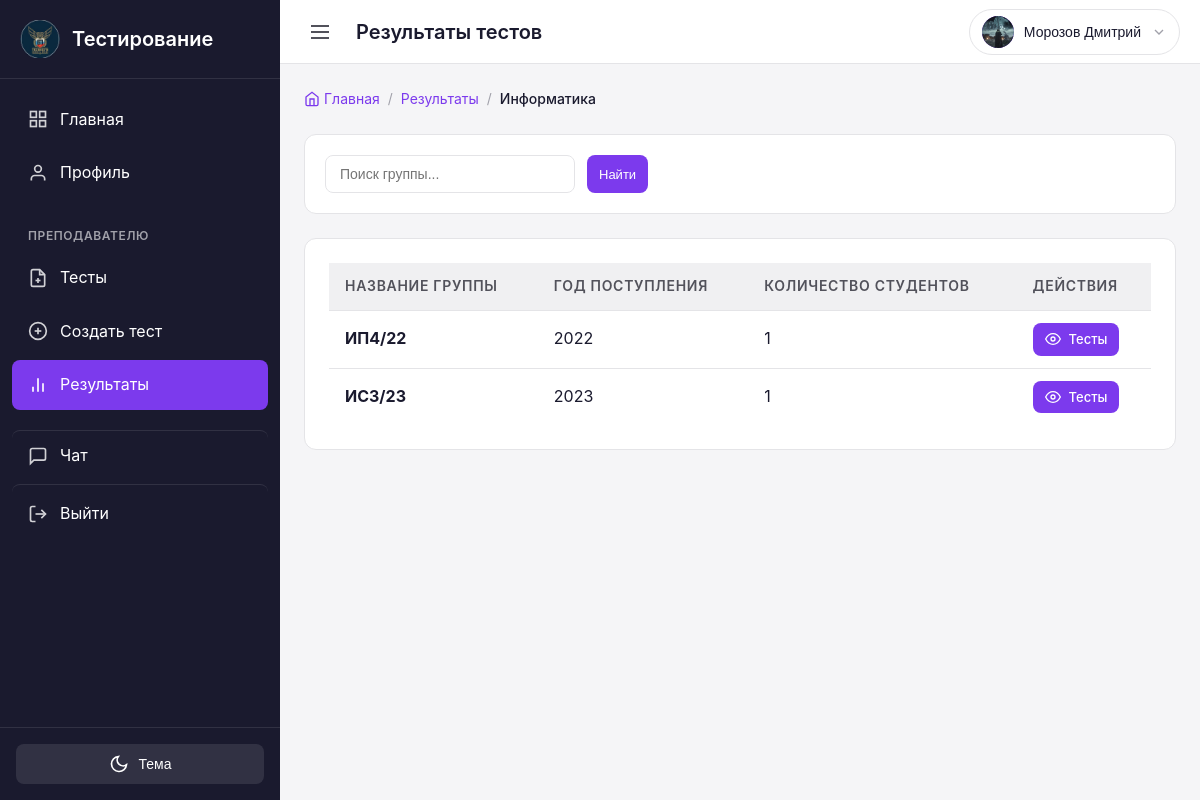
/teacher/results/subjects/6/groups/ (signed in), run on an earlier commit of the app's database.
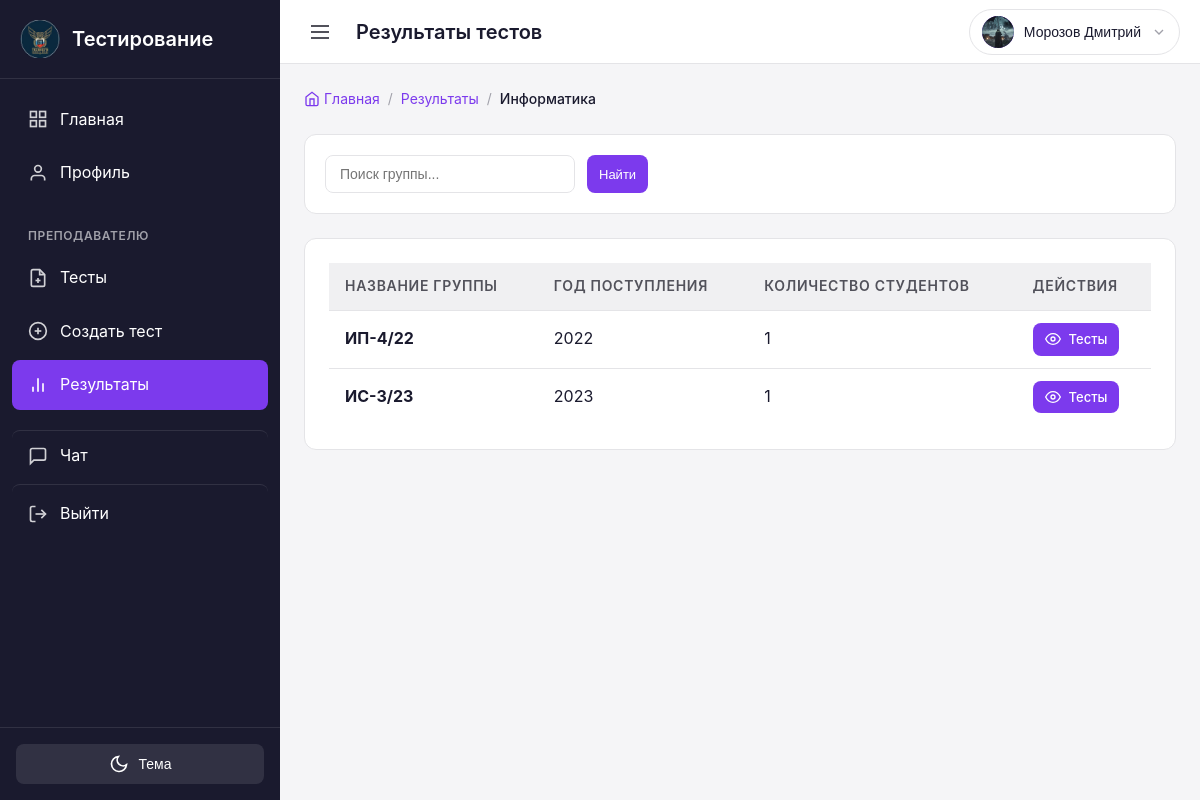
And on a later commit of the database.
### groups/models.py (models this page shows, shortened)
class Group(models.Model):
    name = models.CharField(
        max_length=50,
        unique=True,
        verbose_name='Название группы',
        help_text='Например: ИС-2/25 или 11ИС-1/26'
    )
    admission_year = models.IntegerField(
        verbose_name='Год поступления',
        help_text='Год, когда студенты поступили в учебное заведение'
    )
    created_at = models.DateTimeField(
        auto_now_add=True,
        verbose_name='Дата создания'
    )
    class Meta:
        verbose_name = 'Группа'
        verbose_name_plural = 'Группы'
        ordering = ['admission_year', 'name']

### users/views.py (the view)
# urls.py: path('teacher/results/subjects/<int:subject_id>/groups/', views.teacher_results_groups, name='teacher_results_groups'),
@login_required
def teacher_results_groups(request, subject_id):
    from groups.models import Subject, Group
    from tests.models import Test
    if not request.user.is_teacher:
        messages.error(request, 'У вас нет доступа к этой странице')
        return redirect('dashboard')
    subject = get_object_or_404(Subject, id=subject_id, teachers=request.user)
    search = request.GET.get('search', '')
    groups = Group.objects.filter(
        subjects=subject
    ).distinct().annotate(
        students_count=Count('students', distinct=True)
    ).order_by('name')
    if search:
        groups = groups.filter(name__icontains=search)
    context = {
        'subject': subject,
        'groups': groups,
        'search': search,
    }
    return render(request, 'users/teacher/results_groups.html', context)

### chat/context_processors.py (called while the page is built)
def unread_messages_count(request):
    if request.user.is_authenticated:
        count = Message.objects.filter(receiver=request.user, is_read=False).count()
        return {'total_unread_messages': count}
    return {'total_unread_messages': 0}

### users/models.py (called while the page is built)
    @property
    def is_teacher(self):
        return self.role == UserRole.TEACHER

    @property
    def is_student(self):
        return self.role == UserRole.STUDENT

### templates/users/teacher/results_groups.html (shortened to what this page needs)
{% extends 'base.html' %}
{% block topbar_title %}Результаты тестов{% endblock %}
{% block content %}
<div class="results-container">
    <div class="breadcrumb-nav mb-3">
        <a href="{% url 'teacher_dashboard' %}" class="breadcrumb-link">
            <svg width="16" height="16" viewBox="0 0 24 24" fill="none" stroke="currentColor" stroke-width="2">
                <path d="M3 9l9-7 9 7v11a2 2 0 0 1-2 2H5a2 2 0 0 1-2-2z"></path>
                <polyline points="9 22 9 12 15 12 15 22"></polyline>
            </svg>
            Главная
        </a>
        <span class="breadcrumb-sep">/</span>
        <a href="{% url 'teacher_results_subjects' %}" class="breadcrumb-link">
            Результаты
        </a>
        <span class="breadcrumb-sep">/</span>
        <span class="breadcrumb-current">{{ subject.name }}</span>
    </div>
    <div class="search-bar card mb-3">
        <form method="get" class="search-form">
            <div class="search-row">
                <input
                    type="text"
                    name="search"
                    class="form-input"
                    placeholder="Поиск группы..."
                    value="{{ search }}"
                >
                <button type="submit" class="btn btn-primary btn-sm">Найти</button>
            </div>
        </form>
    </div>
    {% if groups %}
        <div class="card">
            <div class="card-body">
                <div class="table-container">
                    <table class="table">
                        <thead>
                            <tr>
                                <th>Название группы</th>
                                <th>Год поступления</th>
                                <th>Количество студентов</th>
                                <th>Действия</th>
                            </tr>
                        </thead>
                        <tbody>
                            {% for group in groups %}
                            <tr>
                                <td>
                                    <strong>{{ group.name }}</strong>
                                </td>
                                <td>{{ group.admission_year }}</td>
                                <td>{{ group.students_count }}</td>
                                <td>
                                    <a href="{% url 'teacher_results_tests' subject.id group.id %}" class="btn btn-primary btn-sm">
                                        <svg width="16" height="16" viewBox="0 0 24 24" fill="none" stroke="currentColor" stroke-width="2">
                                            <path d="M1 12s4-8 11-8 11 8 11 8-4 8-11 8-11-8-11-8z"></path>
                                            <circle cx="12" cy="12" r="3"></circle>
                                        </svg>
                                        Тесты
                                    </a>
                                </td>
                            </tr>
                            {% endfor %}
                        </tbody>
                    </table>
                </div>
            </div>
        </div>
    {% endif %}
</div>
{% endblock %}

What changed in the data, as far as the page shows it:
changed Group (number 1 of 2 on the later page): name "ИП4/22" → "ИП-4/22"
changed Group (number 2 of 2 on the later page): name "ИС3/23" → "ИС-3/23"
